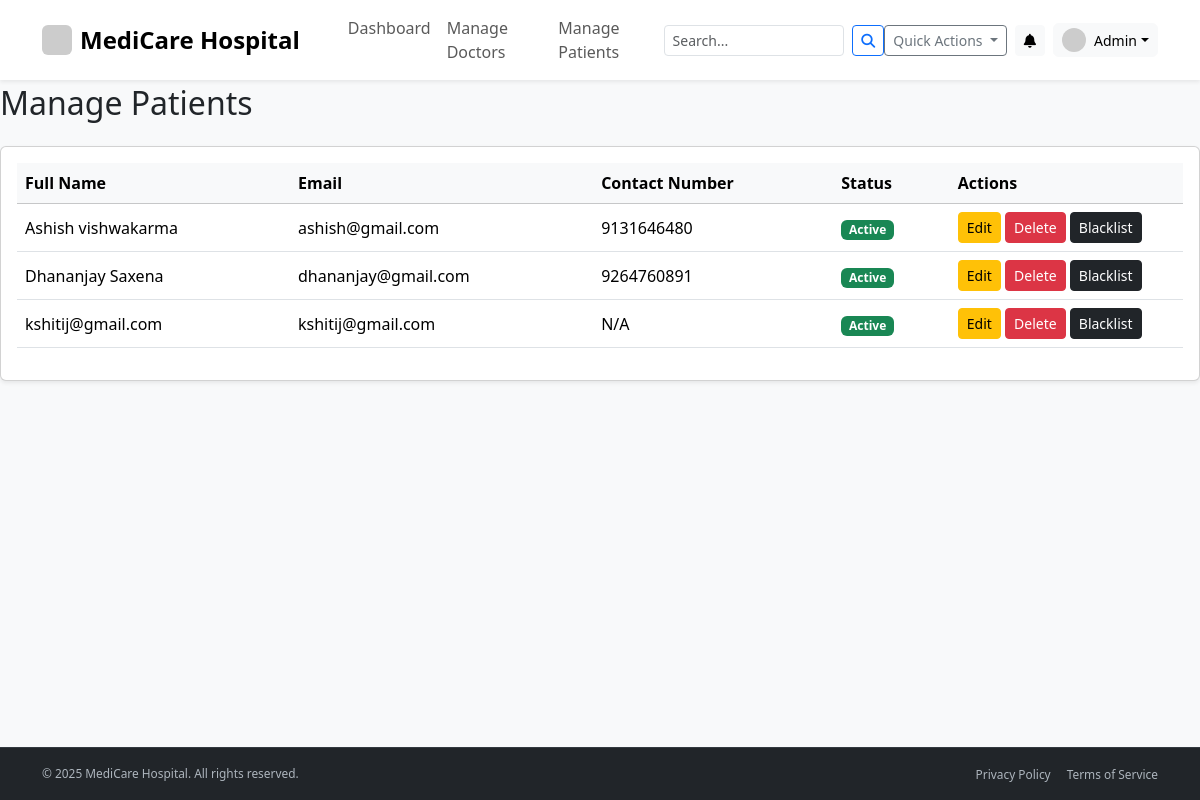
/admin/patients (signed in), run on the app's committed database.
### app/models.py (models this page shows, shortened)
class User(db.Model, UserMixin):
    __tablename__ = 'user'
    id = db.Column(db.Integer, primary_key=True)
    email = db.Column(db.String(120), unique=True, nullable=False)
    password_hash = db.Column(db.String(128), nullable=False)
    role = db.Column(db.String(10), nullable=False)  # 'admin', 'doctor', 'patient'
    created_at = db.Column(db.DateTime, default=datetime.utcnow)
    is_active = db.Column(db.Boolean, nullable=False, default=True)
    doctor_profile = db.relationship('DoctorProfile', backref='user', uselist=False, cascade="all, delete-orphan")
    patient_profile = db.relationship('PatientProfile', backref='user', uselist=False, cascade="all, delete-orphan")
    doctor_appointments = db.relationship('Appointment', foreign_keys='Appointment.doctor_id', backref='doctor', lazy=True)
    patient_appointments = db.relationship('Appointment', foreign_keys='Appointment.patient_id', backref='patient', lazy=True)
    availabilities = db.relationship('Availability', backref='doctor', lazy=True, cascade="all, delete-orphan")
    notifications = db.relationship('Notification', backref='user', lazy=True, cascade="all, delete-orphan")
    reviews_given = db.relationship('DoctorReview', foreign_keys='DoctorReview.patient_id', backref='patient', lazy=True)
    reviews_received = db.relationship('DoctorReview', foreign_keys='DoctorReview.doctor_id', backref='doctor', lazy=True)
    @property
    def password(self):
        raise AttributeError('password is not a readable attribute')

class PatientProfile(db.Model):
    __tablename__ = 'patient_profile'
    id = db.Column(db.Integer, primary_key=True)
    user_id = db.Column(db.Integer, db.ForeignKey('user.id'), nullable=False, unique=True)
    full_name = db.Column(db.String(100), nullable=False)
    date_of_birth = db.Column(db.Date)
    gender = db.Column(db.String(10))
    contact_number = db.Column(db.String(20))
    blood_group = db.Column(db.String(5))
    allergies = db.Column(db.Text)
    documents = db.relationship('MedicalDocument', backref='patient', lazy=True)

### app/routes/admin_routes.py (the view)
@admin_bp.route('/patients')
@login_required
def manage_patients():
    if current_user.role != 'admin':
        flash('You are not authorized to access this page.', 'danger')
        return redirect(url_for('main.home'))
    patients = User.query.filter_by(role='patient').join(PatientProfile).order_by(PatientProfile.full_name).all()
    return render_template('admin/manage_patients.html', title='Manage Patients', patients=patients)

### app/templates/admin/manage_patients.html
{% extends "layout.html" %}
{% block content %}
    <h2 class="mb-4">Manage Patients</h2>
    <div class="card shadow-sm">
        <div class="card-body">
            <div class="table-responsive">
                <table class="table table-hover align-middle">
                    <thead class="table-light">
                        <tr>
                            <th>Full Name</th>
                            <th>Email</th>
                            <th>Contact Number</th>
                            <th style="width: 10%;">Status</th>
                            <th style="width: 20%;">Actions</th>
                        </tr>
                    </thead>
                    <tbody>
                        {% for patient in patients %}
                        <tr>
                            <td>{{ patient.patient_profile.full_name }}</td>
                            <td>{{ patient.email }}</td>
                            <td>{{ patient.patient_profile.contact_number or 'N/A' }}</td>
                            <td>
                                {% if patient.is_active %}
                                    <span class="badge bg-success">Active</span>
                                {% else %}
                                    <span class="badge bg-dark">Blacklisted</span>
                                {% endif %}
                            </td>
                            <td>
                                <a href="{{ url_for('admin.edit_patient', user_id=patient.id) }}" class="btn btn-sm btn-warning">Edit</a>
                                <form action="{{ url_for('admin.delete_patient', user_id=patient.id) }}" method="POST" class="d-inline" onsubmit="return confirm('DELETE: Are you sure you want to PERMANENTLY DELETE this patient?');">
                                    <button type="submit" class="btn btn-sm btn-danger">Delete</button>
                                </form>
                                {% if patient.is_active %}
                                    <form action="{{ url_for('admin.blacklist_user', user_id=patient.id) }}" method="POST" class="d-inline" onsubmit="return confirm('BLACKLIST: Are you sure you want to blacklist this patient?');">
                                        <button type="submit" class="btn btn-sm btn-dark">Blacklist</button>
                                    </form>
                                {% else %}
                                    <form action="{{ url_for('admin.activate_user', user_id=patient.id) }}" method="POST" class="d-inline">
                                        <button type="submit" class="btn btn-sm btn-success">Activate</button>
                                    </form>
                                {% endif %}
                            </td>
                        </tr>
                        {% else %}
                        <tr>
                            <td colspan="5" class="text-center text-muted">No patients found.</td>
                        </tr>
                        {% endfor %}
                    </tbody>
                </table>
            </div>
        </div>
    </div>
{% endblock content %}

### app/templates/layout.html (shortened to what this page needs)
<!DOCTYPE html>
<html lang="en">
<head>
    <link href="https://cdn.jsdelivr.net/npm/bootstrap@5.3.3/dist/css/bootstrap.min.css" rel="stylesheet">
    <link rel="stylesheet" href="https://cdnjs.cloudflare.com/ajax/libs/font-awesome/6.5.2/css/all.min.css">
</head>
<body class="bg-light" id="page-top">
    <nav class="navbar navbar-expand-lg navbar-light bg-white shadow-sm fixed-top py-2">
        <div class="container">
            <a class="navbar-brand fw-bold fs-4 d-flex align-items-center" href="{{ url_for('main.home') }}#page-top">
                <img src="https://placehold.co/40x40/0d6efd/white?text=MC" alt="Logo" width="30" height="30"
                    class="d-inline-block align-text-top me-2 rounded">
                MediCare Hospital
            </a>
            <div class="collapse navbar-collapse" id="navbarNavDropdown">
                <ul class="navbar-nav me-auto mb-2 mb-lg-0 ps-lg-4">
                    {% if not current_user.is_authenticated %}
                    <li class="nav-item"><a class="nav-link" href="{{ url_for('main.home') }}#services">Services</a>
                    </li>
                    <li class="nav-item"><a class="nav-link" href="{{ url_for('main.home') }}#about">About Us</a></li>
                    <li class="nav-item"><a class="nav-link"
                            href="{{ url_for('main.home') }}#departments">Departments</a></li>
                    <li class="nav-item"><a class="nav-link" href="{{ url_for('main.home') }}#contact">Contact</a></li>
                    {% else %}
                    <li class="nav-item"><a class="nav-link"
                            href="{{ url_for(current_user.role + '.dashboard') }}">Dashboard</a></li>
                    {% if current_user.role == 'admin' %}
                    <li class="nav-item"><a class="nav-link" href="{{ url_for('admin.manage_doctors') }}">Manage
                            Doctors</a></li>
                    <li class="nav-item"><a class="nav-link" href="{{ url_for('admin.manage_patients') }}">Manage
                            Patients</a></li>
                    {% endif %}
                    {% endif %}
                </ul>
                {% if current_user.is_authenticated %}
                <form class="d-flex w-auto mx-auto" action="{{ url_for('main.search') }}" method="GET">
                    <input id="search-bar" class="form-control me-2 form-control-sm" type="search" name="query"
                        placeholder="Search..." aria-label="Search" required>
                    <button class="btn btn-sm btn-outline-primary" type="submit"><i class="fas fa-search"></i></button>
                </form>
                {% endif %}
                <div class="d-flex align-items-center ms-auto">
                    {% if current_user.is_authenticated %}
                    <div class="dropdown me-2">
                        <button class="btn btn-sm btn-outline-secondary dropdown-toggle" type="button"
                            data-bs-toggle="dropdown" aria-expanded="false">
                            Quick Actions
                        </button>
                    </div>
                    <div class="dropdown me-2">
                        <button class="btn btn-sm btn-light position-relative" type="button" data-bs-toggle="dropdown"
                            aria-expanded="false" aria-label="Notifications">
                            <i class="fas fa-bell"></i>
                        </button>
                    </div>
                    <div class="dropdown">
                        <button class="btn btn-light dropdown-toggle d-flex align-items-center py-1 px-2" type="button"
                            id="profileDropdown" data-bs-toggle="dropdown" aria-expanded="false">
                            <img src="https://placehold.co/32x32/eee/777?text={{ current_user.email[0]|upper }}"
                                class="rounded-circle me-2" alt="Avatar" width="24" height="24">
                            <span class="d-none d-lg-inline small">
                                {% if current_user.role == 'patient' and current_user.patient_profile.full_name %}
                                {{ current_user.patient_profile.full_name.split()[0] }}
                                {% elif current_user.role == 'doctor' and current_user.doctor_profile.full_name %}
                                {{ current_user.doctor_profile.full_name.split()[0] }}
                                {% else %}
                                Admin
                                {% endif %}
                            </span>
                        </button>
                    </div>
                    {% else %}
                    <a href="{{ url_for('main.login') }}" class="btn btn-outline-primary me-2 fw-semibold">Login</a>
                    <a href="{{ url_for('main.register') }}" class="btn btn-primary fw-semibold">Sign Up</a>
                    {% endif %}
                </div>
            </div>
        </div>
    </nav>
    <main class="flex-shrink-0 py-4">
        {% block content %}{% endblock %}
    </main>
    {% if not current_user.is_authenticated %}
    <footer class="footer-main mt-auto py-5">
        <div class="container">
            <div class="row">
                <div class="col-lg-4 col-md-6 mb-4 mb-lg-0">
                    <h5 class="text-white mb-3 d-flex align-items-center">
                        <img src="https://placehold.co/40x40/0d6efd/white?text=MC" alt="Logo" width="30" height="30"
                            class="me-2 rounded">
                        MediCare Hospital
                    </h5>
                    <p class="small">Providing exceptional healthcare services with compassion, innovation, and
                        excellence for over 25 years.</p>
                    <div class="mt-3">
                        <a href="#" class="social-icon"><i class="fab fa-facebook-f"></i></a>
                        <a href="#" class="social-icon"><i class="fab fa-twitter"></i></a>
                        <a href="#" class="social-icon"><i class="fab fa-instagram"></i></a>
                        <a href="#" class="social-icon"><i class="fab fa-linkedin-in"></i></a>
                    </div>
                </div>
                <div class="col-lg-2 col-6 mb-4 mb-lg-0">
                    <h5 class="text-white mb-3">Quick Links</h5>
                    <ul class="list-unstyled small">
                        <li class="mb-2"><a href="{{ url_for('main.home') }}">Home</a></li>
                        <li class="mb-2"><a href="{{ url_for('main.login') }}">Services</a></li>
                        <li class="mb-2"><a href="{{ url_for('main.login') }}">About Us</a></li>
                        <li class="mb-2"><a href="{{ url_for('main.login') }}">Doctors</a></li>
                        <li class="mb-2"><a href="{{ url_for('main.login') }}">Contact</a></li>
                    </ul>
                </div>
                <div class="col-lg-3 col-6 mb-4 mb-lg-0">
                    <h5 class="text-white mb-3">Medical Services</h5>
                    <ul class="list-unstyled small">
                        <li class="mb-2"><a href="{{ url_for('main.login') }}">Emergency Care</a></li>
                        <li class="mb-2"><a href="{{ url_for('main.login') }}">Cardiology</a></li>
                        <li class="mb-2"><a href="{{ url_for('main.login') }}">Neurology</a></li>
                        <li class="mb-2"><a href="{{ url_for('main.login') }}">Orthopedics</a></li>
                        <li class="mb-2"><a href="{{ url_for('main.login') }}">Pediatrics</a></li>
                    </ul>
                </div>
                <div class="col-lg-3 col-md-6 mb-4 mb-lg-0">
                    <h5 class="text-white mb-3">Contact Info</h5>
                    <ul class="list-unstyled small">
                        <li class="mb-2 d-flex"><i class="fas fa-map-marker-alt me-2 pt-1 flex-shrink-0"></i><span>123
                                Medical Center Dr<br>Healthcare City, HC 12345</span></li>
                        <li class="mb-2 d-flex"><i class="fas fa-phone me-2 pt-1 flex-shrink-0"></i><span>(555)
                                123-4567</span></li>
                        <li class="mb-2 d-flex"><i
                                class="fas fa-envelope me-2 pt-1 flex-shrink-0"></i><span>info@medicarehospital.com</span>
                        </li>
                    </ul>
                </div>
            </div>
            <hr style="border-color: rgba(255,255,255,0.2);">
            <div class="row pt-3">
                <div class="col-md-6 text-center text-md-start mb-2 mb-md-0">
                    <small>© 2025 MediCare Hospital. All rights reserved.</small>
                </div>
                <div class="col-md-6 text-center text-md-end">
                    <small>
                        <a href="#" class="me-3">Privacy Policy</a>
                        <a href="#" class="me-3">Terms of Service</a>
                        <a href="#">Accessibility</a>
                    </small>
                </div>
            </div>
        </div>
    </footer>
    {% else %}
    <footer class="footer-app mt-auto py-3">
        <div class="container">
            <div class="d-flex flex-wrap justify-content-between align-items-center">
                <small class="text-muted col-md-6">© 2025 MediCare Hospital. All rights reserved.</small>
                <ul class="nav col-md-6 justify-content-end list-unstyled d-flex">
                    <li class="ms-3"><a class="text-muted" href="#"><small>Privacy Policy</small></a></li>
                    <li class="ms-3"><a class="text-muted" href="#"><small>Terms of Service</small></a></li>
                </ul>
            </div>
        </div>
    </footer>
    {% endif %}
</body>
</html>

### data on the page
User: patient_profile.full_name "Ashish vishwakarma", email "ashish@gmail.com", patient_profile "9131646480", is_active "Active"
User: patient_profile.full_name "Dhananjay Saxena", email "dhananjay@gmail.com", patient_profile "9264760891", is_active "Active"
User: patient_profile.full_name "kshitij@gmail.com", email "kshitij@gmail.com", patient_profile "N/A", is_active "Active"
